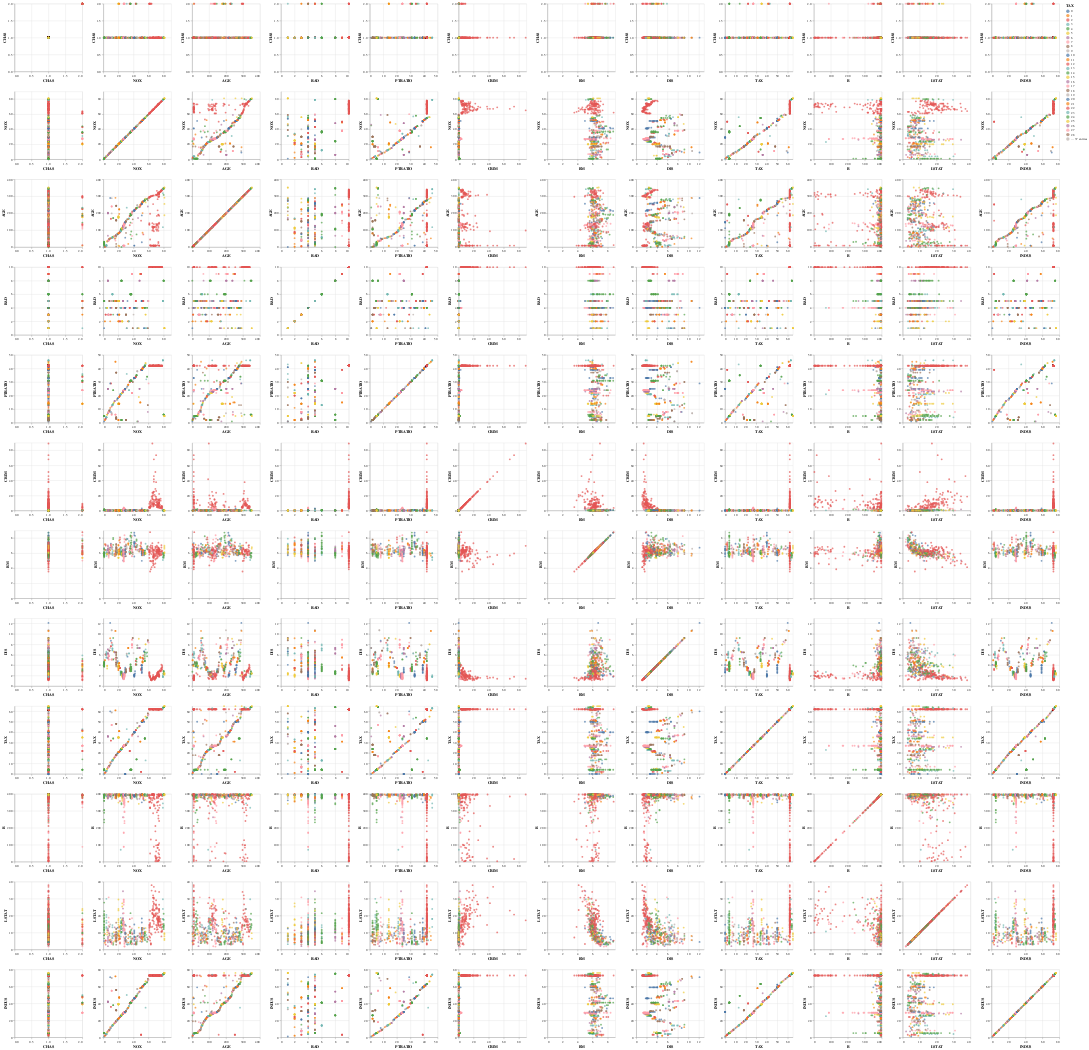

Write notebook code for a chart like this one.
### Code cell
import altair as alt

cols = ['CHAS', 'NOX', 'AGE', 'RAD', 'PTRATIO', 'CRIM', 'RM', 'DIS', 'TAX', 'B', 'LSTAT', 'INDUS']

_y = y.replace(dict(map(lambda v: (v[1], v[0]), enumerate(y.unique()))))
pdf = pd.concat([X, _y], axis=1)

alt.Chart(pdf).mark_circle().encode(
    alt.X(alt.repeat("column"), type='quantitative'),
    alt.Y(alt.repeat("row"), type='quantitative'),
    color=f'{target}:N'
).properties(width=200, height=200).repeat(row=cols, column=cols)

### Figure 1 — Vega-Lite specification as saved in the notebook (floating-point values rounded to 4 significant figures; data arrays with more than 128 entries replaced by an {"elided": "..."} marker saying what was removed)
{"config": {"view": {"continuousWidth": 400, "continuousHeight": 300}}, "repeat": {"column": ["CHAS", "NOX", "AGE", "RAD", "PTRATIO", "CRIM", "RM", "DIS", "TAX", "B", "LSTAT", "INDUS"], "row": ["CHAS", "NOX", "AGE", "RAD", "PTRATIO", "CRIM", "RM", "DIS", "TAX", "B", "LSTAT", "INDUS"]}, "spec": {"data": {"name": "data-68086baf7914a3f6b10279c4d275d578"}, "mark": "circle", "encoding": {"color": {"type": "nominal", "field": "TAX"}, "x": {"type": "quantitative", "field": {"repeat": "column"}}, "y": {"type": "quantitative", "field": {"repeat": "row"}}}, "height": 200, "width": 200}, "$schema": "https://vega.github.io/schema/vega-lite/v4.8.1.json", "datasets": {"data-68086baf7914a3f6b10279c4d275d578": {"elided": "500 records"}}}
